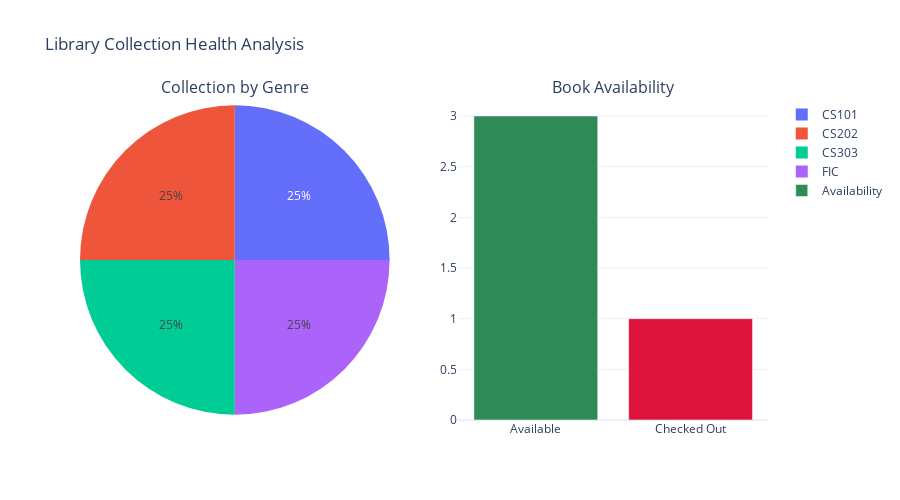

Source (notebook cell):
### Code cell
# For Jupyter notebook execution
if __name__ == "__main__":
    # Set your database path here
    DB_PATH = "/home/tjselevani/Desktop/Apps/vscode/python/library_system/library_system.db"
    
    # Run the analysis
    results, summary, api = main()
    
    if results:
        print("\n" + "="*50)
        print("ANALYSIS COMPLETE - Ready for PyQt5 Integration!")
        print("="*50)
        
        # Show available functions for PyQt5
        print("\nAvailable functions for PyQt5 integration:")
        print("1. api.get_kpi_metrics() - Get dashboard KPIs")
        print("2. api.get_chart_data(chart_type) - Get data for charts")
        print("3. api.generate_plotly_figure(chart_type) - Get Plotly JSON")
        print("4. api.get_alerts_and_recommendations() - Get alerts/recommendations")
        
        print("\nChart types available:")
        chart_types = [
            'borrowing_trends', 'popular_books', 'overdue_analysis',
            'financial_overview', 'patron_categories', 'collection_health'
        ]
        for i, chart_type in enumerate(chart_types, 1):
            print(f"{i}. {chart_type}")
            
        print("\nExample usage in PyQt5:")
        print("```python")
        print("from your_analytics_module import LibraryDashboardAPI")
        print("api = LibraryDashboardAPI('path/to/db')")
        print("kpis = api.get_kpi_metrics()")
        print("chart_json = api.generate_plotly_figure('borrowing_trends')")
        print("```")
        
    else:
        print("Analysis failed. Please check your database path and connection.")

### Figure 1 — Plotly figure (JSON) as saved in the notebook; plotly's stock layout.template omitted (floating-point values rounded to 4 significant figures)
{"data": [{"domain": {"x": [0, 0.45], "y": [0, 1]}, "hovertemplate": "<b>%{label}</b><br>Books: %{value}<br>Percentage: %{percent}<extra></extra>", "labels": ["CS101", "CS202", "CS303", "FIC"], "name": "Genre Distribution", "type": "pie", "values": [1, 1, 1, 1]}, {"marker": {"color": ["#2E8B57", "#DC143C"]}, "name": "Availability", "type": "bar", "x": ["Available", "Checked Out"], "xaxis": "x", "y": [3, 1], "yaxis": "y"}], "layout": {"annotations": [{"font": {"size": 16}, "showarrow": false, "text": "Collection by Genre", "x": 0.225, "xanchor": "center", "xref": "paper", "y": 1, "yanchor": "bottom", "yref": "paper"}, {"font": {"size": 16}, "showarrow": false, "text": "Book Availability", "x": 0.775, "xanchor": "center", "xref": "paper", "y": 1, "yanchor": "bottom", "yref": "paper"}], "height": 500, "title": {"text": "Library Collection Health Analysis"}, "xaxis": {"anchor": "y", "domain": [0.55, 1]}, "yaxis": {"anchor": "x", "domain": [0, 1]}}}
